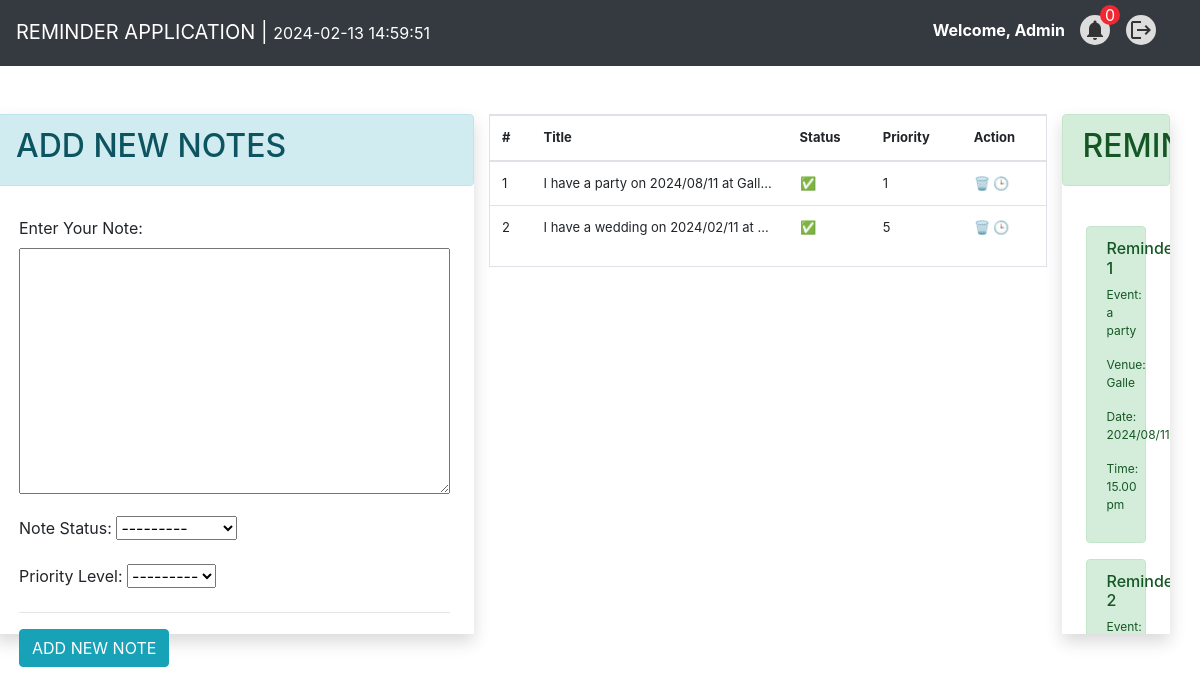
The page / (signed in) on the database its author committed.
### app/models.py (models this page shows)
class TODO(models.Model):
    status_choices = [
        ('C', 'COMPLETED'),
        ('P', 'PENDING'),
    ]
    priority_choices = [
        ('1', '1️⃣'),
        ('2', '2️⃣'),
        ('3', '3️⃣'),
        ('4', '4️⃣'),
        ('5', '5️⃣'),
        ('6', '6️⃣'),
        ('7', '7️⃣'),
        ('8', '8️⃣'),
        ('9', '9️⃣'),
    ]
    title = models.TextField()
    status = models.CharField(max_length=2, choices=status_choices)
    user = models.ForeignKey(User, on_delete=models.CASCADE)
    date = models.DateTimeField(auto_now_add=True)
    priority = models.CharField(max_length=2, choices=priority_choices)
    event = models.CharField(max_length=255, blank=True, null=True)

### app/views.py (the view)
# urls.py: path('' , home , name='home' ),
@login_required(login_url='login')
def home(request):
    if request.user.is_authenticated:
        user = request.user
        form = TODOForm()
        todos = TODO.objects.filter(user=user).order_by('priority')
        reminders = []
        try:
            count = 0
            for todo in todos:
                events_data = todo.event.split(',')
                for index, event_data in enumerate(events_data, start=1):
                    match = re.match(
                            r"Event\s*:\s*(.*?)\s*Venue\s*:\s*(.*?)\s*Date\s*:\s*(.*?)\s*Time\s*:\s*(\d{1,2}.\d{2}\s*[ap]m)\s*",
                            event_data.strip())
                    if match:
                        title = match.group(1)
                        venue = match.group(2)
                        date = match.group(3)
                        time = match.group(4)  # Correctly capture the time
                        count += 1
                        reminders.append({
                            'title': title,
                            'venue': venue,
                            'date': date,
                            'time': time,  # Include the time in the reminder
                            'reminder_number': f'Reminder {count}'
                        })
            print(reminders)  # Print reminders (for debugging purposes)
        except TODO.DoesNotExist:
            return JsonResponse({'error': 'Todo not found'}, status=404)
        return render(request, 'index.html', context={'form': form, 'todos': todos, 'reminders': reminders})
    else:
        return redirect('login')

### app/forms.py
class TODOForm(ModelForm):
    class Meta:
        model = TODO
        fields = ['title' , 'status' , 'priority']
        labels = {
                'title': 'Enter Your Note:',
                'status': 'Note Status:',
                'priority': 'Priority Level:',
            }

### app/templates/index.html (shortened to what this page needs)
{% extends 'base.html' %}
{% block content %}
<div>
    <div class="container pt-4">
        <div class="row p-0 mt-4" style="margin-left: -50px">
            <div class="col mx-auto shadow p-0" style="max-height: 520px">
                <div class="alert alert-info">
                    <h2>ADD NEW NOTES</h2>
                </div>
                <div class="p-4" style="margin-top: -10px">
                    <form id="todo-form"
                        action="{% if isEditing %}/update_todo/{{ todo.id }}/{% else %}/add_todo/{% endif %}"
                        method="POST">
                        {{ form.as_p }}
                        <hr>
                        <input type="submit" id="add-button"
                            value="{% if isEditing %}UPDATE NOTE{% else %}ADD NEW NOTE{% endif %}" class="btn btn-info">
                    </form>
                </div>
            </div>
            <div class="col-md-6" style="max-height: 520px; overflow-y: auto;">
                <div class="border">
                    {% if todos|length == 0 %}
                    <div class="p-4">
                        <br>
                        <br>
                        <div class="alert alert-info text-center">
                            <p class="" style="font-size: 30px;">NO OF NOTES</p>
                        </div>
                        <br>
                        <br>
                    </div>
                    {% else %}
                    <div>
                        <table class="table" style="font-size: 13px;">
                            <thead>
                                <tr>
                                    <th>#</th>
                                    <th>Title</th>
                                    <th>Status</th>
                                    <th>Priority</th>
                                    <th>Action</th>
                                </tr>
                            </thead>
                            <tbody>
                                {% for todo in todos %}
                                <tr class="clickable-row" data-id="{{ todo.id }}">
                                    <td>{{ forloop.counter }}</td>
                                    <td style="max-width: 200px; overflow: hidden; text-overflow: ellipsis; white-space: nowrap;"
                                        title="{{ todo.title }}">{{ todo.title }}</td>
                                    <td>
                                        {% if todo.status == 'C' %}
                                        ✅
                                        {% else %}
                                        🕒
                                        {% endif %}
                                    </td>
                                    <td>{{ todo.priority }}</td>
                                    <td>
                                        <a href="/delete-todo/{{ todo.id }}" title="Delete" class="">🗑️</a>
                                        {% if todo.status == 'P' %}
                                        <a href="/change-status/{{ todo.id }}/C" title="Mark Completed" class="">✅</a>
                                        {% else %}
                                        <a href="/change-status/{{ todo.id }}/P" title="Mark Pending" class="">🕒</a>
                                        {% endif %}
                                    </td>
                                </tr>
                                {% endfor %}
                            </tbody>
                        </table>
                    </div>
                    {% endif %}
                </div>
            </div>
            <div class="col mx-auto shadow p-0 ml-auto"
                style="margin-left: 190px; max-height: 520px; overflow-y: auto;">
                <div class="col mx-auto shadow p-0 ml-auto">
                    <div class="alert alert-success">
                        <h2>REMINDERS</h2>
                    </div>
                    <div class="p-4">
                        {% for reminder in reminders %}
                        <div class="alert alert-success reminder-details" data-id="{{ reminder.id }}">
                            <h6> {{ reminder.reminder_number }}</h6>
                            <p style="font-size: 12px">Event: {{ reminder.title }}</p>
                            <p style="font-size: 12px">Venue: {{ reminder.venue }}</p>
                            <p style="font-size: 12px">Date: {{ reminder.date }}</p>
                            <p style="font-size: 12px">Time: {{ reminder.time }}</p>
                        </div>
                        {% endfor %}
                    </div>
                </div>
            </div>
        </div>
    </div>
</div>
{% endblock %}

### app/templates/base.html (shortened to what this page needs)
<!doctype html>
<html lang="en">
<head>
    <link rel="stylesheet" href="https://cdn.jsdelivr.net/npm/bootstrap@4.5.3/dist/css/bootstrap.min.css"
>
</head>
<body>
    <nav class="navbar navbar-expand-lg navbar-dark bg-dark">
        <a class="navbar-brand" href="/">REMINDER APPLICATION | <span id="current-date-time" class="navbar-text"
                style="font-size: 16px; color: white; margin-right: 20px;"></span></a>
        <div class="collapse navbar-collapse" id="navbarNav">
            <ul class="navbar-nav ml-auto">
                {% if request.user.is_authenticated %}
                <li class="nav-item">
                    <span class="navbar-text"
                        style="font-size: 16px; margin-right: 20px; font-weight: bold; cursor: pointer; color: white;">Welcome,
                        {{request.user.username }}</span>
                </li>
                <li class="nav-item">
                    <button id="notification-btn" type="button" class="icon-button">
                        <span class="material-icons">notifications</span>
                        <span class="icon-button__badge" id="notification-badge">2</span>
                    </button>
                </li>
                <li class="nav-item">
                    <a class="nav-link" href="/logout" style="margin-right: 15px; cursor: pointer;">
                        <button id="notification-btn" type="button" class="icon-button"
                            style="top: -2.7px; margin-left: 8px;">
                            <span class="material-icons">logout</span>
                        </button>
                    </a>
                </li>
                {% endif %}
            </ul>
        </div>
    </nav>
    <div>
        {% block content %}
        {% endblock %}
    </div>
</body>
</html>

### app/templates/base.html (style rules this page uses)
body { overflow: hidden; }
.icon-button { position: relative; display: flex; top: 5px; align-items: center; justify-content: center; width: 30px; height: 30px; left: -5px; color: #333333; background: #dddddd; border: none; outline: none; border-radius: 50%; }
.icon-button__badge { position: absolute; top: -10px; right: -10px; width: 20px; height: 20px; background: rgb(243, 39, 49); color: #ffffff; display: flex; justify-content: center; align-items: center; border-radius: 50%; }

### rows shown on the page
TODO: title "I have a party on 2024/08/11 at Gall…", priority "1"
TODO: title "I have a wedding on 2024/02/11 at…", priority "5"

### other values the page prints
{{ request.user.username }} "Admin"
{{ reminder.title }} "a party"
{{ reminder.venue }} "Galle"
{{ reminder.date }} "2024/08/11"
{{ reminder.time }} "15.00 pm"
